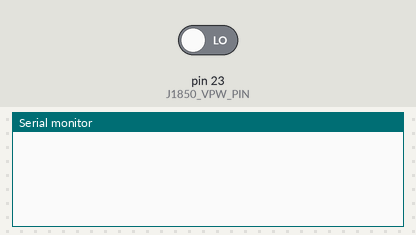
This sketch was run on a simulated Arduino Mega 2560, built with avr-gcc and run on an emulated ATmega2560. Parts: the last lines printed to the serial monitor. The inputs (shaded band) are chosen by the test bench; at power-on: pin 23 (J1850_VPW_PIN) LOW.

Above: at 1.2 s.
1.3 s: pin 23 (J1850_VPW_PIN) driven HIGH
At 1.42 s:
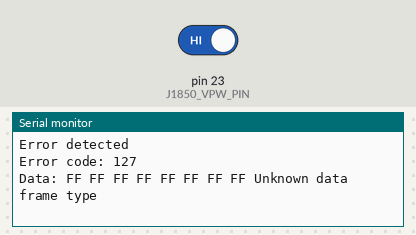
At 1.86 s:
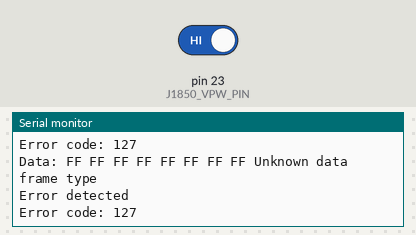

The sketch:

read_j1850.ino
```cpp
#define J1850_VPW_PIN 23

void setup() {
  Serial.begin(115200);

  pinMode(J1850_VPW_PIN, INPUT);
}

void loop() {
  // Read the J1850 VPW data
  byte data[8];
  int count = readJ1850VPW(data);

  // Print the data
  if (count > 0) {
    Serial.print("Data: ");
    for (int i = 0; i < count; i++) {
      Serial.print(data[i], HEX);
      Serial.print(" ");
    }

    // Check the type of data
    switch (data[0]) {
      case 0x00:
        Serial.println("Standard data frame");
        break;
      case 0x01:
        Serial.println("Request data frame");
        break;
      case 0x02:
        Serial.println("Response data frame");
        break;
      case 0x03:
        Serial.println("Error data frame");
        break;
      default:
        Serial.println("Unknown data frame type");
        break;
    }

    // Check for errors
    if (data[1] & 0x80) {
      Serial.println("Error detected");
      Serial.print("Error code: ");
      Serial.println(data[1] & 0x7F);
    }
  }

  delay(100);
}

int readJ1850VPW(byte* data) {
  int count = 0;
  while (true) {
    // Wait for the start bit
    while (digitalRead(J1850_VPW_PIN) == LOW);

    // Read the data bits
    for (int i = 0; i < 8; i++) {
      data[count] = 0;
      for (int j = 0; j < 8; j++) {
        data[count] |= digitalRead(J1850_VPW_PIN) << j;
        delayMicroseconds(125);
      }
      count++;
    }

    // Check for the stop bit
    if (digitalRead(J1850_VPW_PIN) == HIGH) {
      break;
    }
  }

  return count;
}
```

Measured:
- after the input at 1.3 s, the serial monitor: prints a new line at once (image 1)
